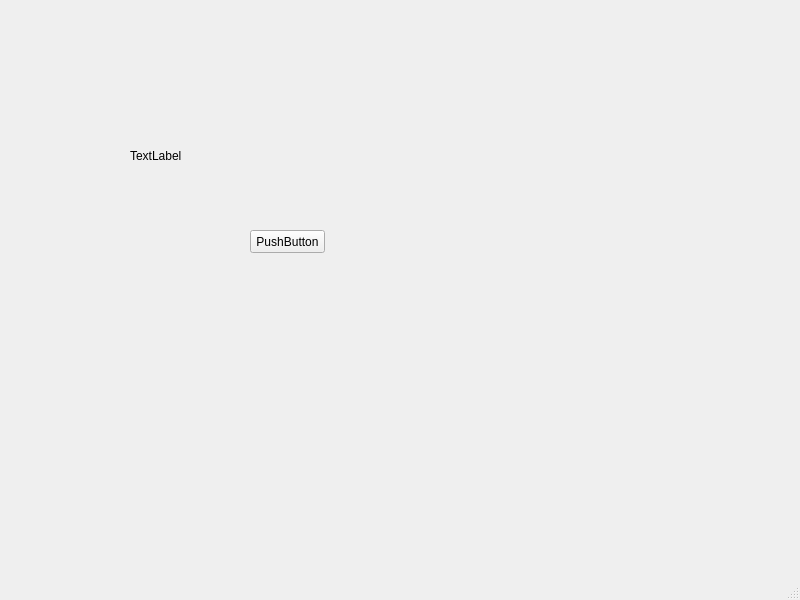
<?xml version="1.0" encoding="UTF-8"?>
<ui version="4.0">
 <class>MainWindow</class>
 <widget class="QMainWindow" name="MainWindow">
  <property name="geometry">
   <rect>
    <x>0</x>
    <y>0</y>
    <width>800</width>
    <height>600</height>
   </rect>
  </property>
  <property name="windowTitle">
   <string>MainWindow</string>
  </property>
  <widget class="QWidget" name="centralwidget">
   <widget class="QLabel" name="label">
    <property name="geometry">
     <rect>
      <x>130</x>
      <y>150</y>
      <width>54</width>
      <height>12</height>
     </rect>
    </property>
    <property name="text">
     <string>TextLabel</string>
    </property>
   </widget>
   <widget class="QPushButton" name="pushButton">
    <property name="geometry">
     <rect>
      <x>250</x>
      <y>230</y>
      <width>75</width>
      <height>23</height>
     </rect>
    </property>
    <property name="text">
     <string>PushButton</string>
    </property>
   </widget>
  </widget>
  <widget class="QMenuBar" name="menubar">
   <property name="geometry">
    <rect>
     <x>0</x>
     <y>0</y>
     <width>800</width>
     <height>23</height>
    </rect>
   </property>
  </widget>
  <widget class="QStatusBar" name="statusbar"/>
 </widget>
 <resources/>
 <connections/>
</ui>
